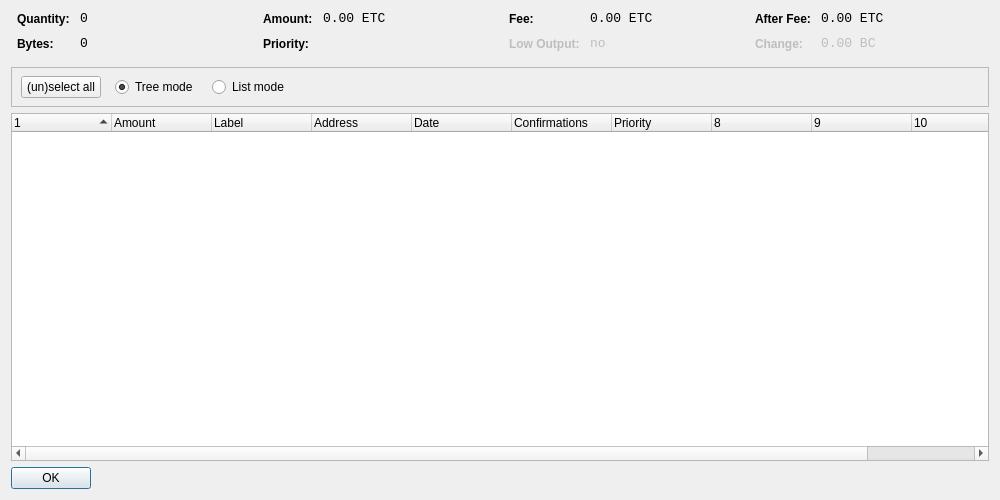
<?xml version="1.0" encoding="UTF-8"?>
<ui version="4.0">
 <class>CoinControlDialog</class>
 <widget class="QDialog" name="CoinControlDialog">
  <property name="geometry">
   <rect>
    <x>0</x>
    <y>0</y>
    <width>1000</width>
    <height>500</height>
   </rect>
  </property>
  <property name="windowTitle">
   <string>Coin Control</string>
  </property>
  <layout class="QVBoxLayout" name="verticalLayout">
   <item>
    <layout class="QHBoxLayout" name="horizontalLayoutTop" stretch="0,0,0,0">
     <property name="topMargin">
      <number>0</number>
     </property>
     <property name="bottomMargin">
      <number>10</number>
     </property>
     <item>
      <layout class="QFormLayout" name="formLayoutCoinControl1">
       <property name="horizontalSpacing">
        <number>10</number>
       </property>
       <property name="verticalSpacing">
        <number>10</number>
       </property>
       <property name="leftMargin">
        <number>6</number>
       </property>
       <property name="rightMargin">
        <number>6</number>
       </property>
       <item row="0" column="0">
        <widget class="QLabel" name="labelCoinControlQuantityText">
         <property name="styleSheet">
          <string notr="true">font-weight:bold;</string>
         </property>
         <property name="text">
          <string>Quantity:</string>
         </property>
        </widget>
       </item>
       <item row="0" column="1">
        <widget class="QLabel" name="labelCoinControlQuantity">
         <property name="font">
          <font>
           <family>Monospace</family>
           <pointsize>10</pointsize>
          </font>
         </property>
         <property name="cursor">
          <cursorShape>IBeamCursor</cursorShape>
         </property>
         <property name="contextMenuPolicy">
          <enum>Qt::ActionsContextMenu</enum>
         </property>
         <property name="text">
          <string notr="true">0</string>
         </property>
         <property name="textInteractionFlags">
          <set>Qt::LinksAccessibleByMouse|Qt::TextSelectableByKeyboard|Qt::TextSelectableByMouse</set>
         </property>
        </widget>
       </item>
       <item row="1" column="0">
        <widget class="QLabel" name="labelCoinControlBytesText">
         <property name="styleSheet">
          <string notr="true">font-weight:bold;</string>
         </property>
         <property name="text">
          <string>Bytes:</string>
         </property>
        </widget>
       </item>
       <item row="1" column="1">
        <widget class="QLabel" name="labelCoinControlBytes">
         <property name="font">
          <font>
           <family>Monospace</family>
           <pointsize>10</pointsize>
          </font>
         </property>
         <property name="cursor">
          <cursorShape>IBeamCursor</cursorShape>
         </property>
         <property name="contextMenuPolicy">
          <enum>Qt::ActionsContextMenu</enum>
         </property>
         <property name="text">
          <string notr="true">0</string>
         </property>
         <property name="textInteractionFlags">
          <set>Qt::LinksAccessibleByMouse|Qt::TextSelectableByKeyboard|Qt::TextSelectableByMouse</set>
         </property>
        </widget>
       </item>
      </layout>
     </item>
     <item>
      <layout class="QFormLayout" name="formLayoutCoinControl2">
       <property name="horizontalSpacing">
        <number>10</number>
       </property>
       <property name="verticalSpacing">
        <number>10</number>
       </property>
       <property name="leftMargin">
        <number>6</number>
       </property>
       <property name="rightMargin">
        <number>6</number>
       </property>
       <item row="0" column="0">
        <widget class="QLabel" name="labelCoinControlAmountText">
         <property name="styleSheet">
          <string notr="true">font-weight:bold;</string>
         </property>
         <property name="text">
          <string>Amount:</string>
         </property>
        </widget>
       </item>
       <item row="0" column="1">
        <widget class="QLabel" name="labelCoinControlAmount">
         <property name="font">
          <font>
           <family>Monospace</family>
           <pointsize>10</pointsize>
          </font>
         </property>
         <property name="cursor">
          <cursorShape>IBeamCursor</cursorShape>
         </property>
         <property name="contextMenuPolicy">
          <enum>Qt::ActionsContextMenu</enum>
         </property>
         <property name="text">
          <string notr="true">0.00 ETC</string>
         </property>
         <property name="textInteractionFlags">
          <set>Qt::LinksAccessibleByMouse|Qt::TextSelectableByKeyboard|Qt::TextSelectableByMouse</set>
         </property>
        </widget>
       </item>
       <item row="1" column="0">
        <widget class="QLabel" name="labelCoinControlPriorityText">
         <property name="styleSheet">
          <string notr="true">font-weight:bold;</string>
         </property>
         <property name="text">
          <string>Priority:</string>
         </property>
        </widget>
       </item>
       <item row="1" column="1">
        <widget class="QLabel" name="labelCoinControlPriority">
         <property name="font">
          <font>
           <family>Monospace</family>
           <pointsize>10</pointsize>
          </font>
         </property>
         <property name="cursor">
          <cursorShape>IBeamCursor</cursorShape>
         </property>
         <property name="contextMenuPolicy">
          <enum>Qt::ActionsContextMenu</enum>
         </property>
         <property name="text">
          <string/>
         </property>
         <property name="textInteractionFlags">
          <set>Qt::LinksAccessibleByMouse|Qt::TextSelectableByKeyboard|Qt::TextSelectableByMouse</set>
         </property>
        </widget>
       </item>
      </layout>
     </item>
     <item>
      <layout class="QFormLayout" name="formLayoutCoinControl3">
       <property name="horizontalSpacing">
        <number>10</number>
       </property>
       <property name="verticalSpacing">
        <number>10</number>
       </property>
       <property name="leftMargin">
        <number>6</number>
       </property>
       <property name="rightMargin">
        <number>6</number>
       </property>
       <item row="0" column="0">
        <widget class="QLabel" name="labelCoinControlFeeText">
         <property name="styleSheet">
          <string notr="true">font-weight:bold;</string>
         </property>
         <property name="text">
          <string>Fee:</string>
         </property>
        </widget>
       </item>
       <item row="0" column="1">
        <widget class="QLabel" name="labelCoinControlFee">
         <property name="font">
          <font>
           <family>Monospace</family>
           <pointsize>10</pointsize>
          </font>
         </property>
         <property name="cursor">
          <cursorShape>IBeamCursor</cursorShape>
         </property>
         <property name="contextMenuPolicy">
          <enum>Qt::ActionsContextMenu</enum>
         </property>
         <property name="text">
          <string notr="true">0.00 ETC</string>
         </property>
         <property name="textInteractionFlags">
          <set>Qt::LinksAccessibleByMouse|Qt::TextSelectableByKeyboard|Qt::TextSelectableByMouse</set>
         </property>
        </widget>
       </item>
       <item row="1" column="0">
        <widget class="QLabel" name="labelCoinControlLowOutputText">
         <property name="enabled">
          <bool>false</bool>
         </property>
         <property name="styleSheet">
          <string notr="true">font-weight:bold;</string>
         </property>
         <property name="text">
          <string>Low Output:</string>
         </property>
        </widget>
       </item>
       <item row="1" column="1">
        <widget class="QLabel" name="labelCoinControlLowOutput">
         <property name="enabled">
          <bool>false</bool>
         </property>
         <property name="font">
          <font>
           <family>Monospace</family>
           <pointsize>10</pointsize>
          </font>
         </property>
         <property name="cursor">
          <cursorShape>IBeamCursor</cursorShape>
         </property>
         <property name="contextMenuPolicy">
          <enum>Qt::ActionsContextMenu</enum>
         </property>
         <property name="text">
          <string notr="true">no</string>
         </property>
         <property name="textInteractionFlags">
          <set>Qt::LinksAccessibleByMouse|Qt::TextSelectableByKeyboard|Qt::TextSelectableByMouse</set>
         </property>
        </widget>
       </item>
      </layout>
     </item>
     <item>
      <layout class="QFormLayout" name="formLayoutCoinControl4">
       <property name="horizontalSpacing">
        <number>10</number>
       </property>
       <property name="verticalSpacing">
        <number>10</number>
       </property>
       <property name="leftMargin">
        <number>6</number>
       </property>
       <property name="rightMargin">
        <number>6</number>
       </property>
       <item row="0" column="0">
        <widget class="QLabel" name="labelCoinControlAfterFeeText">
         <property name="styleSheet">
          <string notr="true">font-weight:bold;</string>
         </property>
         <property name="text">
          <string>After Fee:</string>
         </property>
        </widget>
       </item>
       <item row="0" column="1">
        <widget class="QLabel" name="labelCoinControlAfterFee">
         <property name="font">
          <font>
           <family>Monospace</family>
           <pointsize>10</pointsize>
          </font>
         </property>
         <property name="cursor">
          <cursorShape>IBeamCursor</cursorShape>
         </property>
         <property name="contextMenuPolicy">
          <enum>Qt::ActionsContextMenu</enum>
         </property>
         <property name="text">
          <string notr="true">0.00 ETC</string>
         </property>
         <property name="textInteractionFlags">
          <set>Qt::LinksAccessibleByMouse|Qt::TextSelectableByKeyboard|Qt::TextSelectableByMouse</set>
         </property>
        </widget>
       </item>
       <item row="1" column="0">
        <widget class="QLabel" name="labelCoinControlChangeText">
         <property name="enabled">
          <bool>false</bool>
         </property>
         <property name="styleSheet">
          <string notr="true">font-weight:bold;</string>
         </property>
         <property name="text">
          <string>Change:</string>
         </property>
        </widget>
       </item>
       <item row="1" column="1">
        <widget class="QLabel" name="labelCoinControlChange">
         <property name="enabled">
          <bool>false</bool>
         </property>
         <property name="font">
          <font>
           <family>Monospace</family>
           <pointsize>10</pointsize>
          </font>
         </property>
         <property name="cursor">
          <cursorShape>IBeamCursor</cursorShape>
         </property>
         <property name="contextMenuPolicy">
          <enum>Qt::ActionsContextMenu</enum>
         </property>
         <property name="text">
          <string notr="true">0.00 BC</string>
         </property>
         <property name="textInteractionFlags">
          <set>Qt::LinksAccessibleByMouse|Qt::TextSelectableByKeyboard|Qt::TextSelectableByMouse</set>
         </property>
        </widget>
       </item>
      </layout>
     </item>
    </layout>
   </item>
   <item>
    <widget class="QFrame" name="frame">
     <property name="minimumSize">
      <size>
       <width>0</width>
       <height>40</height>
      </size>
     </property>
     <property name="frameShape">
      <enum>QFrame::StyledPanel</enum>
     </property>
     <property name="frameShadow">
      <enum>QFrame::Sunken</enum>
     </property>
     <widget class="QWidget" name="horizontalLayoutWidget">
      <property name="geometry">
       <rect>
        <x>10</x>
        <y>0</y>
        <width>781</width>
        <height>41</height>
       </rect>
      </property>
      <layout class="QHBoxLayout" name="horizontalLayoutPanel" stretch="0,0,0,0">
       <property name="spacing">
        <number>14</number>
       </property>
       <item>
        <widget class="QPushButton" name="pushButtonSelectAll">
         <property name="sizePolicy">
          <sizepolicy hsizetype="Maximum" vsizetype="Fixed">
           <horstretch>0</horstretch>
           <verstretch>0</verstretch>
          </sizepolicy>
         </property>
         <property name="text">
          <string>(un)select all</string>
         </property>
        </widget>
       </item>
       <item>
        <widget class="QRadioButton" name="radioTreeMode">
         <property name="sizePolicy">
          <sizepolicy hsizetype="Maximum" vsizetype="Fixed">
           <horstretch>0</horstretch>
           <verstretch>0</verstretch>
          </sizepolicy>
         </property>
         <property name="text">
          <string>Tree mode</string>
         </property>
         <property name="checked">
          <bool>true</bool>
         </property>
        </widget>
       </item>
       <item>
        <widget class="QRadioButton" name="radioListMode">
         <property name="sizePolicy">
          <sizepolicy hsizetype="Maximum" vsizetype="Fixed">
           <horstretch>0</horstretch>
           <verstretch>0</verstretch>
          </sizepolicy>
         </property>
         <property name="text">
          <string>List mode</string>
         </property>
        </widget>
       </item>
       <item>
        <spacer name="horizontalSpacer">
         <property name="orientation">
          <enum>Qt::Horizontal</enum>
         </property>
         <property name="sizeHint" stdset="0">
          <size>
           <width>40</width>
           <height>20</height>
          </size>
         </property>
        </spacer>
       </item>
      </layout>
     </widget>
    </widget>
   </item>
   <item>
    <widget class="CoinControlTreeWidget" name="treeWidget">
     <property name="contextMenuPolicy">
      <enum>Qt::CustomContextMenu</enum>
     </property>
     <property name="sortingEnabled">
      <bool>false</bool>
     </property>
     <property name="columnCount">
      <number>11</number>
     </property>
     <attribute name="headerShowSortIndicator" stdset="0">
      <bool>true</bool>
     </attribute>
     <attribute name="headerStretchLastSection">
      <bool>false</bool>
     </attribute>
     <column>
      <property name="text">
       <string/>
      </property>
     </column>
     <column>
      <property name="text">
       <string>Amount</string>
      </property>
     </column>
     <column>
      <property name="text">
       <string>Label</string>
      </property>
     </column>
     <column>
      <property name="text">
       <string>Address</string>
      </property>
     </column>
     <column>
      <property name="text">
       <string>Date</string>
      </property>
     </column>
     <column>
      <property name="text">
       <string>Confirmations</string>
      </property>
      <property name="toolTip">
       <string>Confirmed</string>
      </property>
     </column>
     <column>
      <property name="text">
       <string>Priority</string>
      </property>
     </column>
     <column>
      <property name="text">
       <string/>
      </property>
     </column>
     <column>
      <property name="text">
       <string/>
      </property>
     </column>
     <column>
      <property name="text">
       <string/>
      </property>
     </column>
     <column>
      <property name="text">
       <string/>
      </property>
     </column>
    </widget>
   </item>
   <item>
    <widget class="QDialogButtonBox" name="buttonBox">
     <property name="sizePolicy">
      <sizepolicy hsizetype="Maximum" vsizetype="Fixed">
       <horstretch>0</horstretch>
       <verstretch>0</verstretch>
      </sizepolicy>
     </property>
     <property name="orientation">
      <enum>Qt::Horizontal</enum>
     </property>
     <property name="standardButtons">
      <set>QDialogButtonBox::Ok</set>
     </property>
    </widget>
   </item>
  </layout>
 </widget>
 <customwidgets>
  <customwidget>
   <class>CoinControlTreeWidget</class>
   <extends>QTreeWidget</extends>
   <header>coincontroltreewidget.h</header>
  </customwidget>
 </customwidgets>
 <resources/>
 <connections/>
</ui>
